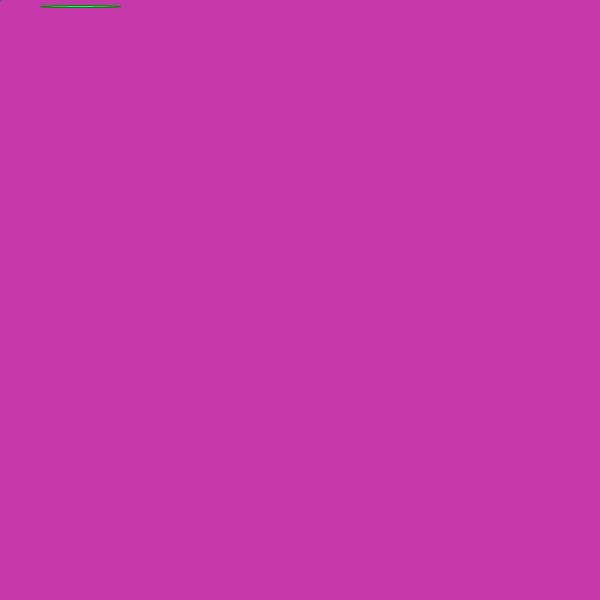
Frame 1 (no input)
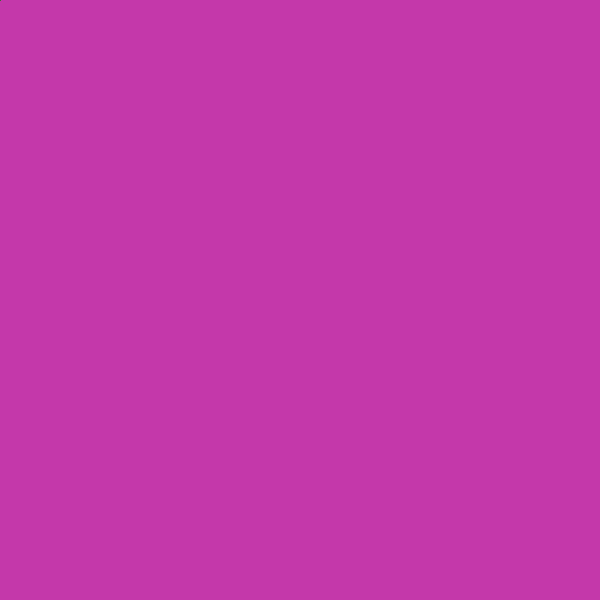
Frame 60 (the mouse pressed at the canvas centre just before this capture)
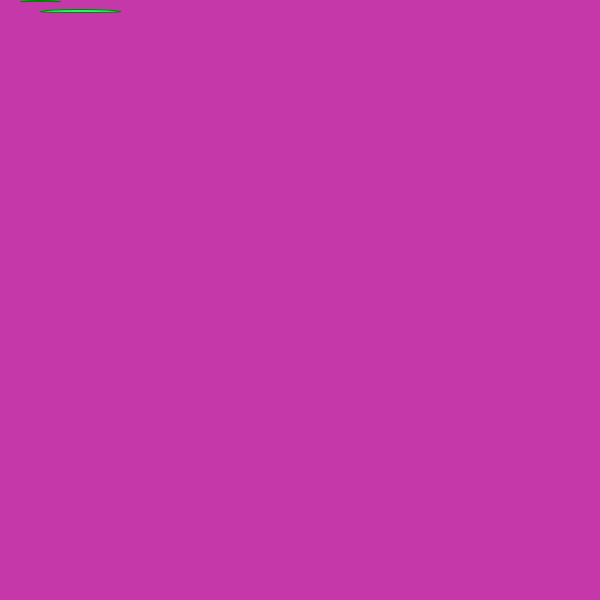
Frame 120 (the mouse held since frame 60 and released just before this capture)

The Processing sketch that drew these frames (run headless with seeded random() and noise(); from frame 60 on, the mouse is pressed at the canvas centre):

// Processing sketch: processing_184697
// ── processing_184697.pde

float px =1;
void setup() {
  size(600,600);
  
}
void draw () {
  background(196,56,170);
  if (mousePressed){
  px= px+5;
  }
  else { 
    px=px-5;
stroke(mouseX, 130, mouseY);
line(0,0,mouseX,mouseY);
  }
    fill(28,274,98);
  
  ellipse(40,px,40,px-2);
  ellipse(80,px+10,80,px+2);

}

 
